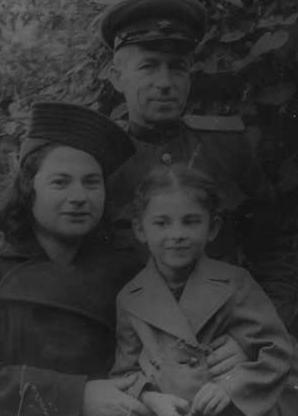
#> input picture 4th Year/Image-Processing/Images/wartime.jpg, 298 x 416 px, found by its file name
$ jupyter execute Task3.ipynb
#> lines starting #> are read from the running program, lines starting #| are printed output that depends on the picture
## Histogram Tasks
- Creating a histogram
- Using equalization to brighten the image

[cell 1]
# Open image “Wartime.jpg”
import cv2
from cv2 import cvtColor
import easygui
from matplotlib import pyplot as plt

I = cv2.imread("../Images/wartime.jpg")
#> I is the input picture: shape (416, 298, 3); min 14, max 122, mean 49.9
I = cvtColor(I, cv2.COLOR_BGR2RGB)

[cell 2]
# View its histogram alongside the image
plt.figure(figsize=(10,10))

plt.subplot(2,2,1)
plt.imshow(I)
plt.title('Image')

Values = I.ravel()
plt.subplot(2,2,2)
plt.hist(Values,bins=256,range=[0,256])
plt.title('Histogram')
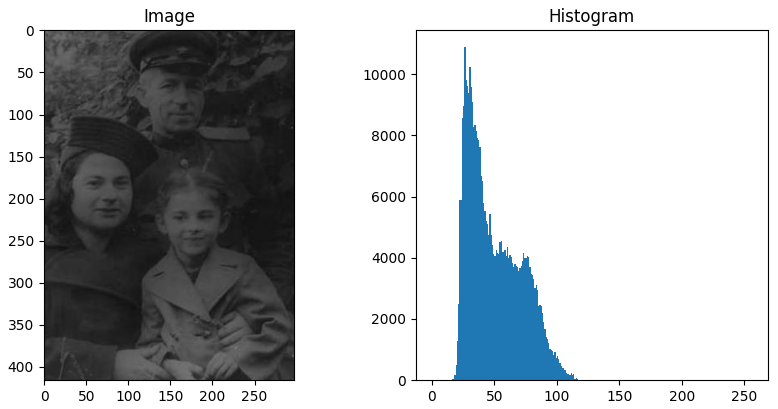
#> figure drawn by matplotlib, 2 panels; panel 2: tallest bar 10902 high, from x = 26 to 27

[cell 3]
# Use histogram equalisation to improve its contrast
plt.figure(figsize=(10,10))
grayImage = I
grayImage = cv2.cvtColor(I, cv2.COLOR_RGB2GRAY)
grayImage = cv2.equalizeHist(grayImage)
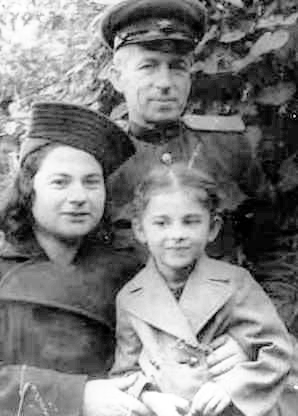
#> grayImage: shape (416, 298); min 0, max 255, mean 129.5

Values = I.ravel()
Values1 = grayImage.ravel()

plt.subplot(2,2,1)
plt.imshow(I)
plt.title('Image')

plt.subplot(2,2,2)
plt.hist(Values,bins=256,range=[0,256])
plt.title('Hist1')

plt.subplot(2,2,3)
grayImage = cv2.cvtColor(grayImage, cv2.COLOR_GRAY2BGR)
#> grayImage: shape (416, 298, 3)
plt.imshow(grayImage)
plt.title('Equalized')

plt.subplot(2,2,4)
plt.hist(Values1,bins=256,range=[0,256])
plt.title('Hist2')
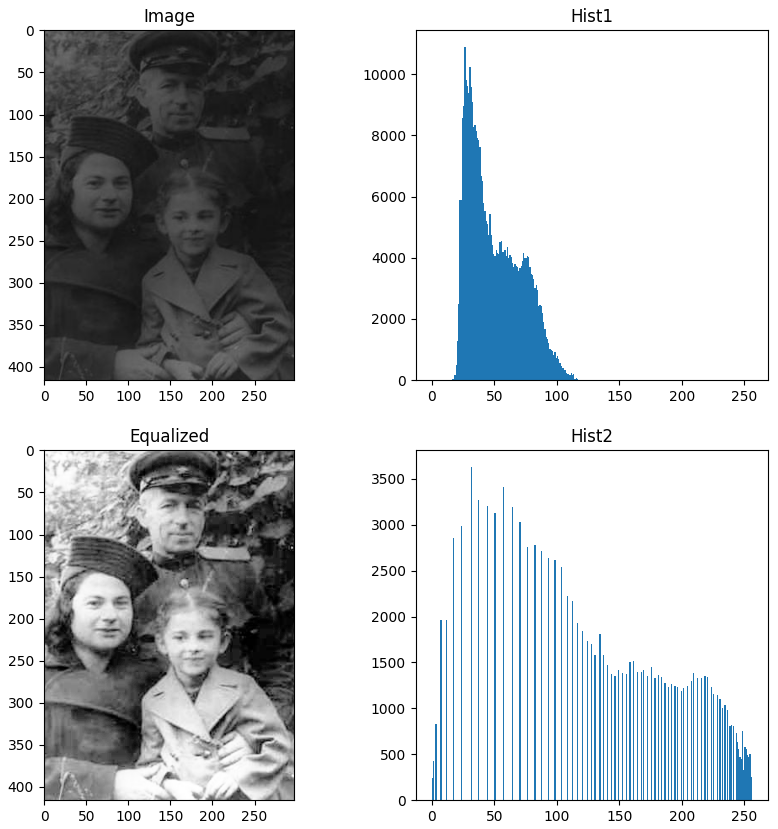
#> figure drawn by matplotlib, 4 panels; panel 2: tallest bar 10902 high, from x = 26 to 27; panel 4: tallest bar 3634 high, from x = 31 to 32

$ run again, with 4th Year/Image-Processing/Images/Trump.jpg copied over 4th Year/Image-Processing/Images/wartime.jpg
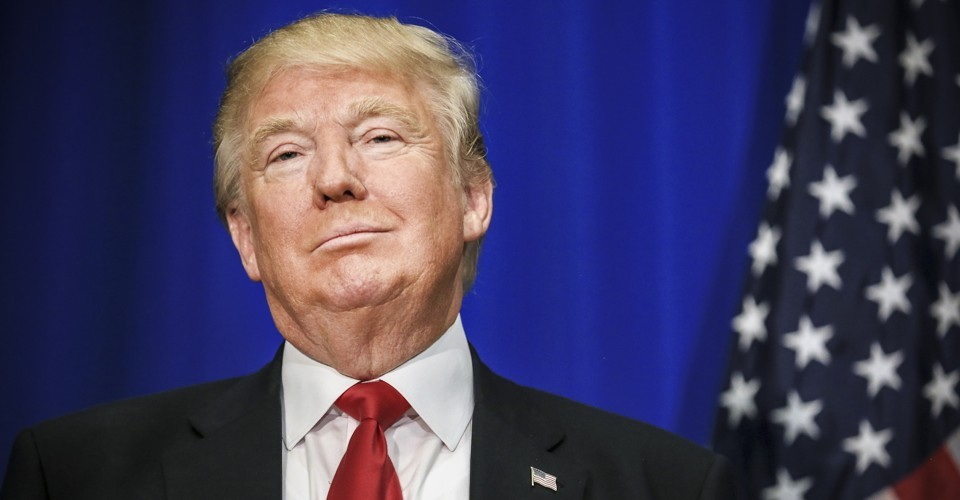
#> input picture 4th Year/Image-Processing/Images/Trump.jpg, 960 x 500 px, found by its file name
#> I is the input picture: shape (500, 960, 3); mean B, G, R 95, 62.7, 67.7
#> `grayImage = cv2.equalizeHist(grayImage)`:
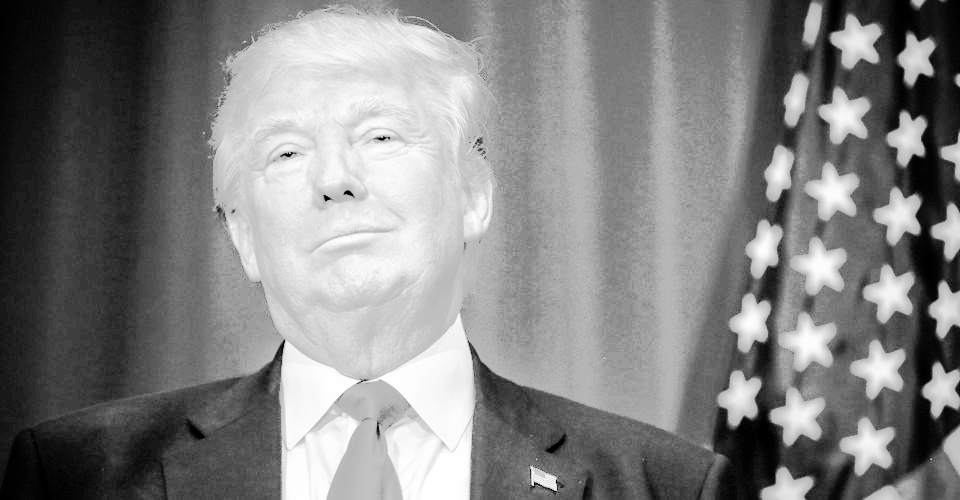
#> grayImage: shape (500, 960); min 0, max 255, mean 129.5
#> `[cell 3] # Use histogram equalisation to improve its contrast plt.figu..`:
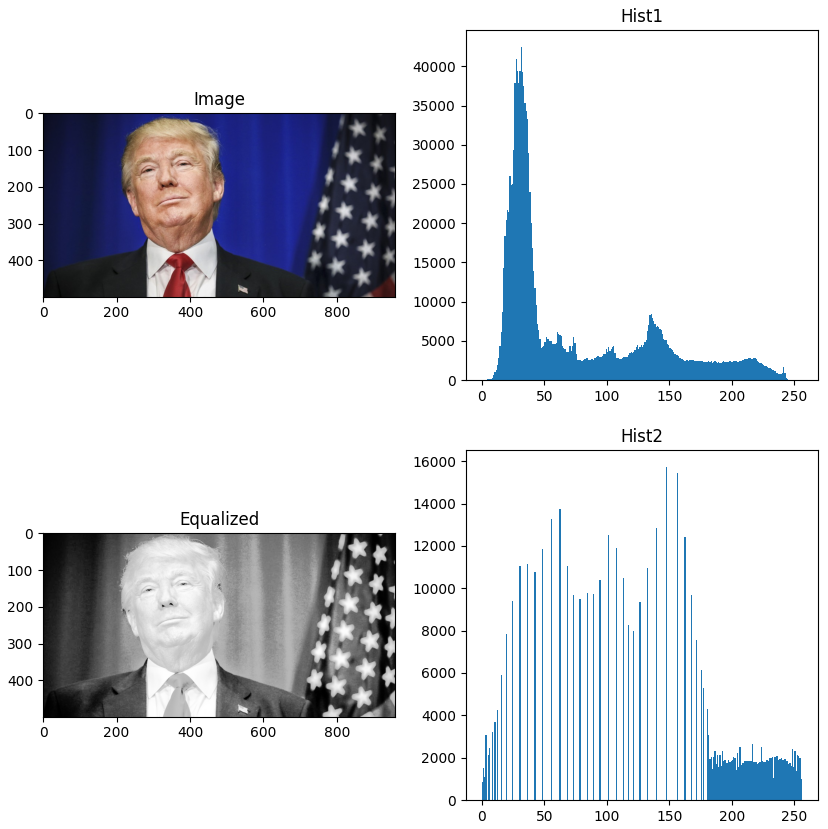
#> figure drawn by matplotlib, 4 panels; panel 2: tallest bar 42512 high, from x = 31 to 32; panel 4: tallest bar 15743 high, from x = 147 to 148
